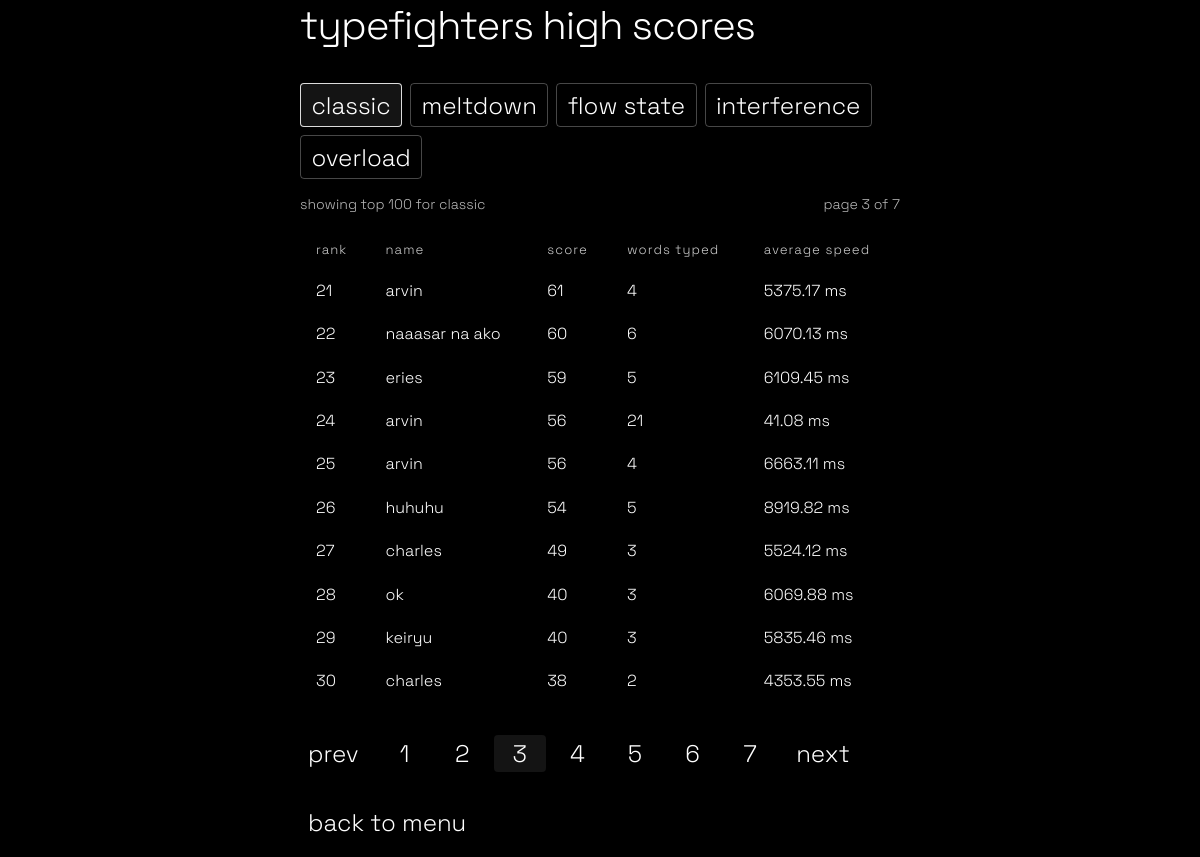
Page /highscores?mode=classic&page=3 on the committed database.
### models.py (models this page shows, shortened)
class HighScore(db.Model):
    id = db.Column(db.Integer, primary_key=True)
    name = db.Column(db.String(50), nullable=False)
    game_mode = db.Column(db.String(20), nullable=False, default='Classic')
    score = db.Column(db.Integer, nullable=False)
    avg_speed = db.Column(db.Float, nullable=False)
    words_typed = db.Column(db.Integer, nullable=False)
    final_stats_json = db.Column(db.Text, nullable=False, default='[]')
    created_at = db.Column(db.DateTime, default=datetime.utcnow)
    def to_dict(self):
        return {
            'name': self.name,
            'game_mode': self.game_mode,
            'score': self.score,
            'avg_speed': self.avg_speed,
            'words_typed': self.words_typed,
            'final_stats_json': self.final_stats_json
        }

### app.py (the view)
@app.route('/highscores')
def highscores():
    mode_tabs = [
        ('classic', 'Classic'),
        ('meltdown', 'Meltdown'),
        ('flow-state', 'Flow State'),
        ('interference', 'Interference'),
        ('overload', 'Overload')
    ]
    selected_mode = (request.args.get('mode') or 'classic').strip().lower()
    if selected_mode not in {slug for slug, _ in mode_tabs}:
        selected_mode = 'classic'
    page = _coerce_int(request.args.get('page'), 1)
    if page < 1:
        page = 1
    query = HighScore.query.filter(HighScore.game_mode == MODE_LABEL_MAP[selected_mode])
    all_scores = query.order_by(HighScore.score.desc(), HighScore.created_at.desc()).limit(100).all()
    page_size = 10
    total_scores = len(all_scores)
    total_pages = max(1, math.ceil(total_scores / page_size))
    if page > total_pages:
        page = total_pages
    start_index = (page - 1) * page_size
    scores = all_scores[start_index:start_index + page_size]
    stat_headers = build_final_stats(MODE_LABEL_MAP[selected_mode], {})
    stat_labels = [header['label'] for header in stat_headers]
    leaderboard_rows = []
    for index, row in enumerate(scores, start=start_index + 1):
        try:
            final_stats = json.loads(row.final_stats_json or '[]')
        except (TypeError, ValueError):
            final_stats = []
        if not final_stats:
            final_stats = build_final_stats(row.game_mode, row.to_dict())
        stat_map = {}
        for stat in final_stats:
            if isinstance(stat, dict) and 'label' in stat and 'value' in stat:
                stat_map[str(stat['label'])] = str(stat['value'])
        normalized_stats = []
        for label in stat_labels:
            normalized_stats.append({
                'label': label,
                'value': stat_map.get(label, '-')
            })
        leaderboard_rows.append({
            'rank': index,
            'score': row,
            'final_stats': normalized_stats
        })
    return render_template(
        'highscores.html',
        leaderboard_rows=leaderboard_rows,
        selected_mode=selected_mode,
        selected_mode_label=MODE_LABEL_MAP[selected_mode],
        mode_tabs=mode_tabs,
        stat_headers=stat_headers,
        page=page,
        total_pages=total_pages,
        total_scores=total_scores
    )

### app.py (called while the page is built, shortened)
def _coerce_int(value, default=0):
    try:
        return int(round(float(value)))
    except (TypeError, ValueError):
        return default

def _coerce_float(value, default=0.0):
    try:
        return float(value)
    except (TypeError, ValueError):
        return default

def build_final_stats(game_mode, payload, mode_stats=None):
    mode_name = str(game_mode or 'Classic').strip()
    data = mode_stats if isinstance(mode_stats, dict) else payload
    if mode_name == 'Meltdown':
        return [
            {'label': 'words cleared', 'value': str(_coerce_int(data.get('total_attempts') or data.get('words_cleared')))}
        ]
    words_typed = _coerce_int(data.get('total_attempts') or data.get('words_typed'))
    avg_speed = _coerce_float(data.get('avg_speed'))
    return [
        {'label': 'words typed', 'value': str(words_typed)},
        {'label': 'average speed', 'value': f'{avg_speed:.2f} ms'}
    ]

### templates/highscores.html
{% extends "base.html" %}
{% block content %}
<div class="highscores-layout">
    <div class="menu-title">typefighters high scores</div>
    <div class="score-tabs">
        {% for slug, label in mode_tabs %}
        <a class="menu-link score-tab{% if selected_mode == slug %} score-tab-active{% endif %}" href="{{ url_for('highscores', mode=slug, page=1) }}">{{ label }}</a>
        {% endfor %}
    </div>
    <div class="highscores-meta">
        <div class="highscores-meta-item">showing top 100 for {{ selected_mode_label }}</div>
        <div class="highscores-meta-item">page {{ page }} of {{ total_pages }}</div>
    </div>
    <div class="responsive-table highscores-table-wrap">
        <table>
            <thead>
                <tr>
                    <th>rank</th>
                    <th>name</th>
                    <th>score</th>
                    {% for header in stat_headers %}
                    <th>{{ header.label }}</th>
                    {% endfor %}
                </tr>
            </thead>
            <tbody>
                {% for item in leaderboard_rows %}
                <tr>
                    <td>{{ item.rank }}</td>
                    <td>{{ item.score.name }}</td>
                    <td>{{ item.score.score }}</td>
                    {% for stat in item.final_stats %}
                    <td>{{ stat.value }}</td>
                    {% endfor %}
                </tr>
                {% else %}
                <tr>
                    <td colspan="{{ 3 + stat_headers|length }}" class="text-center">no high scores yet.</td>
                </tr>
                {% endfor %}
            </tbody>
        </table>
    </div>
    <div class="score-pagination">
        <a class="menu-link score-page-link{% if page <= 1 %} is-disabled{% endif %}" href="{{ url_for('highscores', mode=selected_mode, page=page-1) if page > 1 else '#' }}">prev</a>
        <div class="score-page-numbers">
            {% for page_number in range(1, total_pages + 1) %}
            <a class="menu-link score-page-number{% if page_number == page %} score-page-number-active{% endif %}" href="{{ url_for('highscores', mode=selected_mode, page=page_number) }}">{{ page_number }}</a>
            {% endfor %}
        </div>
        <a class="menu-link score-page-link{% if page >= total_pages %} is-disabled{% endif %}" href="{{ url_for('highscores', mode=selected_mode, page=page+1) if page < total_pages else '#' }}">next</a>
    </div>
    <button class="menu-link" onclick="window.location.href='{{ url_for('menu') }}'">back to menu</button>
</div>
{% endblock %}

### static/styles.css (style rules this page uses)
body { background: #000; color: #fff; font-family: 'Space Grotesk', 'Fira Mono', 'Consolas', 'Menlo', monospace; min-height: 100vh; margin: 0; height: 100vh; width: 100vw; overflow-x: hidden; font-weight: 300; text-transform: lowercase; }
.menu-title { font-size: 2.5rem; font-weight: 300; margin-bottom: 2rem; letter-spacing: -1px; text-align: left; color: #fff; font-family: 'Space Grotesk', sans-serif; text-transform: lowercase; }
.menu-link { display: block; color: #333; background: none; border: none; font-size: 1.5rem; font-family: 'Space Grotesk', sans-serif; margin: 1rem 0; text-align: left; cursor: pointer; text-decoration: none; outline: none; border-radius: 4px; padding: 0.2rem 0.5rem; transition: color 0.2s; font-weight: 300; text-transform: lowercase; }
.menu-link, .menu-link:visited { color: #fff; }
.score-tab { margin: 0; padding: 0.35rem 0.65rem; border: 1px solid rgba(255, 255, 255, 0.28); }
.score-tab.score-tab-active { border-color: rgba(255, 255, 255, 0.85); background: rgba(255, 255, 255, 0.08); }
.score-tabs { display: flex; gap: 0.5rem; flex-wrap: wrap; margin-bottom: 1rem; }
.highscores-layout { width: 100%; }
.highscores-meta { display: flex; justify-content: space-between; gap: 1rem; margin: 0.15rem 0 1rem 0; font-size: 0.88rem; opacity: 0.72; }
.highscores-table-wrap { margin-bottom: 1rem; }
.highscores-table-wrap table th, .highscores-table-wrap table td { padding: 0.55rem 0.4rem; border-bottom: 1px solid rgba(255, 255, 255, 0.12); text-align: left; vertical-align: top; }
.highscores-table-wrap table thead th { border-bottom-color: rgba(255, 255, 255, 0.42); font-size: 0.82rem; letter-spacing: 0.08em; opacity: 0.8; }
.score-pagination { display: flex; align-items: center; gap: 0.75rem; flex-wrap: wrap; margin-bottom: 1rem; }
.score-page-numbers { display: flex; gap: 0.35rem; flex-wrap: wrap; }
.score-page-number, .score-page-link { min-width: 2.25rem; text-align: center; }
.score-page-number-active { border-color: rgba(255, 255, 255, 0.85); background: rgba(255, 255, 255, 0.08); }
a, .link-btn { color: #fff; text-decoration: none; cursor: pointer; font-size: 1.1rem; margin: 0.5rem 0; background: none; border: none; padding: 0; font-family: 'Space Grotesk', sans-serif; text-align: left; font-weight: 300; text-transform: lowercase; }
th, td { border: none !important; padding: 0.7rem 1rem !important; text-align: left; color: #fff; background: none; font-family: 'Space Grotesk', sans-serif; font-weight: 300; text-transform: lowercase; }
::placeholder { color: #aaa; }
.responsive-table { width: 100%; }
.responsive-table table { width: 100%; border-collapse: collapse; }

### rows in the picture
HighScore: score.name "arvin", score.score "61"
HighScore: score.name "naaasar na ako", score.score "60"
HighScore: score.name "eries", score.score "59"
HighScore: score.name "arvin", score.score "56"
HighScore: score.name "arvin", score.score "56"
HighScore: score.name "huhuhu", score.score "54"
HighScore: score.name "charles", score.score "49"
HighScore: score.name "ok", score.score "40"
HighScore: score.name "keiryu", score.score "40"
HighScore: score.name "charles", score.score "38"

### other values in the picture
{{ label }} "classic" "meltdown" "flow state" "interference" "overload"
{{ selected_mode_label }} "classic"
{{ page }} "3"
{{ total_pages }} "7"
{{ header.label }} "words typed" "average speed"
{{ item.rank }} "21" "22" "23" "24" "25" "26" "27" "28" "29" "30"
{{ stat.value }} "4" "5375.17 ms" "6" "6070.13 ms" "5" "6109.45 ms" "21" "41.08 ms" "4" "6663.11 ms" "5" "8919.82 ms" "3" "5524.12 ms" "3" "6069.88 ms" "3" "5835.46 ms" "2" "4353.55 ms"
{{ page_number }} "1" "2" "3" "4" "5" "6" "7"
